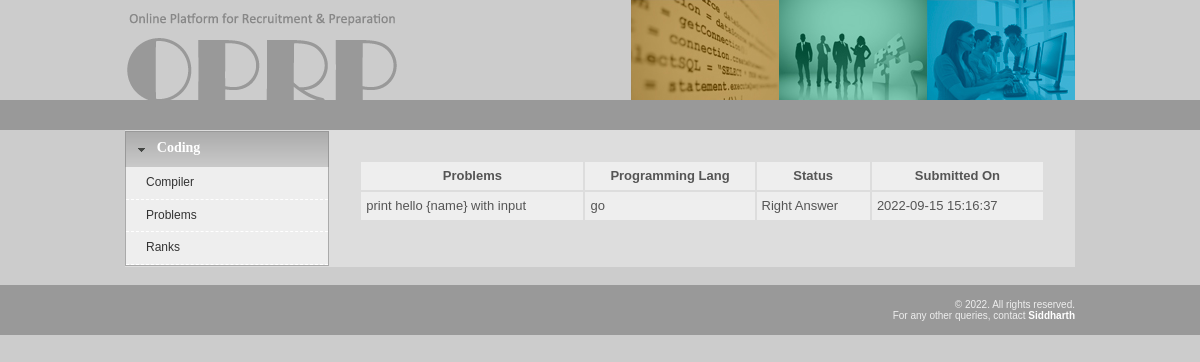
Screenshot of /oprp/online_compiler/view.php?que_value=gy2fztwy&user_id=305 with the database file from the repository.
### tables this page shows
CREATE TABLE `submission` (`submission_id`, `submission_value`, `que_value`, `submission_prog`, `submission_ext`, `submission_status`, `submission_time`, `user_id`);

CREATE TABLE `question` (`que_id`, `que_value`, `que_title`, `que_description`, `que_input`, `que_output`, `output_description`, `exec_time`, `marks`, `points`, `universal`, `contest_value`, `submitted_on`);

### oprp/_php/session.php (called while the page is built, shortened)
<?php
class Session{
	private $student = 2;
	private $recruiter = 19;
	private $rm_admin = 29;
	private $logged_in = false;
	public $access;
	private function check_login(){
		if(isset($_SESSION['user_id'])){
			$this->user_id = $_SESSION['user_id'];
			$this->access = $_SESSION['access'];
			$this->logged_in = true;
		}
		else{
			$this->logged_in = false;
		}
	}
	public function isStudent($access=""){
		if($access==""){
			if(($this->logged_in) && ($this->access % $this->student == 0))
				return true;
			else return false;
		}else{
			if($access % $this->student == 0)
				return true;
			else return false;
		}
	}
	public function isRecruiter($access=""){
		if($access==""){
			if(($this->logged_in) && ($this->access % $this->recruiter == 0))
				return true;
			else return false;
		}else{
			if($access % $this->recruiter == 0)
				return true;
			else return false;
		}
	}
	public function isRMadmin($access=""){
		if($access==""){
			if(($this->logged_in) && ($this->access % $this->rm_admin == 0))
				return true;
			else return false;
		}else{
			if($access % $this->rm_admin == 0)
				return true;
			else return false;
		}
	}
}
$session = new Session();
?>

### oprp/_php/sqlite_database.php (called while the page is built, shortened)
<?php
class SQLiteDatabase implements DatabaseInterface {
    public $pdo;
    public function open_conn() {
        try {
            $base_dir = realpath(dirname(__FILE__) . '/../../');
            $db_path = $base_dir . '/oprp.sqlite';
            $this->pdo = new PDO('sqlite:' . $db_path);
            $this->pdo->setAttribute(PDO::ATTR_ERRMODE, PDO::ERRMODE_EXCEPTION);
        } catch (PDOException $e) {
            $this->pdo = null;
            error_log('Database Connection Failed: ' . $e->getMessage());
        }
    }
    public function query($sql, $params = []) {
        try {
            $stmt = $this->pdo->prepare($sql);
            $stmt->execute($params);
            if (strncasecmp(trim($sql), 'SELECT', 6) === 0) {
                $stmt->all_rows = $stmt->fetchAll(PDO::FETCH_ASSOC);
                $stmt->current_row = 0;
            }
            return $stmt;
        } catch (PDOException $e) {
            error_log('Database Query Failed: ' . $e->getMessage());
            return false;
        }
    }
    public function fetch_array($result) {
        if ($result instanceof PDOStatement) {
            if (isset($result->all_rows)) {
                if ($result->current_row < count($result->all_rows)) {
                    return $result->all_rows[$result->current_row++];
                }
                return false;
            }
            return $result->fetch(PDO::FETCH_ASSOC);
        }
        return false;
    }
}
$db = new SQLiteDatabase();
?>

### oprp/online_compiler/_php/function.php (called while the page is built, shortened)
<?php
function getString($string, $table, $column, $value)
{
	global $db;
	$sql = "select ".$string." from ".$table." where ".$column." = '".$value."'";
	$result = $db->query($sql);
	$row = $db->fetch_array($result);
	return $row[$string];
}
function getSubmissionByUserId($query)
{
	global $db;
	$sql = "select * from submission where ".$query;
	$result = $db->query($sql);
	if($result)
		return $result;
	else
		return null;
}
function returnStatus($status)
{
	if($status == 1)
		return "Right Answer";
	else
		return "Wrong Answer";
}
?>

### oprp/online_compiler/view.php (the view, shortened to what this page needs)
<?php require_once("_php/init_compiler.php");
$link_value = null;
$que_value = null;
$user_id = 0;
if(isset($_GET['que_value']))
	$que_value = $_GET['que_value'];
if(isset($_GET['user_id']))
	$user_id = $_GET['user_id'];
?>
<!DOCTYPE html PUBLIC "-//W3C//DTD XHTML 1.0 Transitional//EN" "http://www.w3.org/TR/xhtml1/DTD/xhtml1-transitional.dtd">
<html xmlns="http://www.w3.org/1999/xhtml">
<head>
<?php include("../_include/design.php"); ?>
</head>
<body>
<?php include("../_include/header.php"); ?>
<?php include("_php/topmenu.php"); ?>
<?php include_once("_php/menu.php"); ?>
<table width="100%" cellpadding="0" cellspacing="30" border="0">
    <tr><td align="left" style="font-size:12px; line-height:18px">
	<?php
	if($link_value != null)
	{
		$row_link = getlinkdetail($link_value);
		echo "<h3>Language:</h3><pre>".$row_link['link_ext']."</pre>";
		echo "<hr />";
		echo "<h3>Program:</h3><pre>".$row_link['link_prog']."</pre>";
		echo "<hr />";
		echo "<h3>Input:</h3><pre>".$row_link['link_input']."</pre>";
		echo "<hr />";
		echo "<h3>Output</h3><pre>".$row_link['link_output']."</pre>";
		echo "<hr />";
		echo "<h3>Execution time:</h3><pre>".$row_link['exec_time']."</pre>";
		echo "<hr />";
		echo "<h3>Comment:</h3><pre>".$row_link['link_comment']."</pre>";
		echo "<hr />";
		echo "<h3>Compile Date:</h3><pre>".$row_link['compile_date']."</pre>";
	}
	else
	{
		if(($que_value != null) && ($user_id != 0))
			$result = getSubmissionByUserId("que_value = '".$que_value."' and user_id = '".$user_id."'");
		elseif($user_id != 0)
			$result = getSubmissionByUserId("user_id = '".$user_id."'");
		elseif($que_value != null)
			$result = getSubmissionByUserId("que_value = '".$que_value."'");
			?>
				<table border='0' cellpadding='5' width='100%' class='normalTxt infotbl'>
					<tr>
						<th>Problems</th>
						<th>Programming Lang</th>
						<th>Status</th>
						<th>Submitted On</th>
					</tr>
		<?php
			while($row_submission = $db->fetch_array($result))
			{
				echo "<tr>
					<td class='contentLinks'>";
				echo getString('que_title', 'question', 'que_value', $row_submission['que_value'])."</a></td><td>".$row_submission['submission_ext']."</td>";
				echo "<td>".returnStatus($row_submission['submission_status'])."</td>";
				echo "<td>".$row_submission['submission_time']."</td>";
				echo "</tr>";
			}
			echo "</table>";
	}
?>
    </td></tr>
</table>
<?php include("../_include/footer.php"); ?>
</body>
</html>

### oprp/_include/design.php (shortened to what this page needs)
<link href="<?php echo ABS_PATH; ?>_css/main.css" rel="stylesheet" type="text/css"></link>
<link href="<?php echo ABS_PATH; ?>_css/jquery-ui-1.8.5.custom.css" rel="stylesheet" type="text/css"></link>

### oprp/_include/header.php (shortened to what this page needs)
<div align="center" id="back">
<div id="header"></div>
<div id="subheader"></div>
<div id="container">
<table cellspacing="0" cellpadding="0" border="0" width="100%" align="left">
<tr height="100px" align="left" valign="middle">
<td colspan="3">
    <table cellpadding="0" cellspacing="0" border="0">
    <tr>
        <td width="506px"><a href="<?php echo ABS_PATH;?>"><img src="<?php echo ABS_PATH;?>_images/logo.png" height="90%"/></a></td>        <td width="148px"><a href="<?php echo ABS_PATH;?>online_compiler/index.php" title="Online Compiler">
        	<img src="<?php echo ABS_PATH;?>_images/top_images/c.jpg" /></a></td>
        <?php if($session->isStudent()) { ?>
        <td width="148px"><a href="<?php echo ABS_PATH;?>student/index.php" title="Recruitment">
        	<img src="<?php echo ABS_PATH;?>_images/top_images/a.jpg"/></a></td>
        <?php }else if($session->isRecruiter()) { ?>
        <td width="148px"><a href="<?php echo ABS_PATH;?>recruiter/index.php" title="Recruitment">
        	<img src="<?php echo ABS_PATH;?>_images/top_images/a.jpg"/></a></td>
        <?php }else if($session->isRMadmin()){ ?>
        <td width="148px"><a href="<?php echo ABS_PATH;?>rm_admin/index.php" title="Recruitment">
        	<img src="<?php echo ABS_PATH;?>_images/top_images/a.jpg"/></a></td>
        <?php }else { ?>
        <td width="148px"><img src="<?php echo ABS_PATH;?>_images/top_images/a.jpg"/></td>
        <?php } ?>
        <?php if($session->isStudent()) { ?>
        <td width="148px"><a href="<?php echo ABS_PATH;?>student/forum.php" title="Forum">
        	<img src="<?php echo ABS_PATH;?>_images/top_images/b.jpg" /></a></td>
        <?php }else { ?>
        <td width="148px">
        	<img src="<?php echo ABS_PATH;?>_images/top_images/b.jpg" /></a></td>
        <?php } ?>
    </tr>
    </table>
</td>
</tr>

### oprp/online_compiler/_php/topmenu.php
<tr height="30px"><td colspan="3">
<table width="100%" border="0" cellspacing="0" cellpadding="5" class="topLinks">
<tr valign="middle">
	<?php if(isset($session->user_id)) { ?>
	<td width="90%" class="topLinks"><label>Logged in as&nbsp;<strong style="color:#FFF">
		<?php if($session->isStudent()) echo Student::getFullNameByID($session->getUserID());
			  else echo Recruiter::getCompNameByID($session->getUserID()); ?>
                            </strong></label></td>
	<td width="10%" align="center">
    	<a href="../_php/logout.php">Logout</a>
    </td>
    <?php }else echo"<td>&nbsp;</td>"; ?>
</tr>
</table>
</td></tr>

### oprp/online_compiler/_php/menu.php (shortened to what this page needs)
<tr valign="top">
<td id="left-panel" width="200px" bgcolor="#dddddd" valign="top">
<?php if($session->isStudent()) { ?>
<div id="menu" style="vertical-align:top">
	<h3><a href="#section1">Preferences</a></h3>
	<div>
		<table cellpadding="8" cellspacing="0" border="0" width="100%">
			<tr><td class="menuLink"><a href="../student/index.php"><div>Announcements</div></a></td></tr>
            <tr><td class="menuLink"><a href="../student/my_recruiters.php"><div>My Recruiters</div></a></td></tr>
            <tr><td class="menuLink"><a href="../student/all_recruiters.php"><div>All Recruiters</div></a></td></tr>
		</table>
	</div>
	<h3><a href="#section2">Profile</a></h3>
	<div>
		<table cellpadding="8" cellspacing="0" border="0" width="100%">
			<tr><td class="menuLink"><a href="../student/personal.php"><div>Personal</div></a></td></tr>
			<tr><td class="menuLink"><a href="../student/academic.php"><div>Academic</div></a></td></tr>
            <tr><td class="menuLink"><a href="../student/projects.php"><div>Extra Curricular</div></a></td></tr>
		</table>
	</div>
	<h3><a href="#section3">Utilities</a></h3>
	<div>
		<table cellpadding="8" cellspacing="0" border="0" width="100%">
            <tr><td class="menuLink"><a href="../student/resume.php"><div>Download CV</div></a></td></tr>
			<tr><td class="menuLink"><a href="../student/calendar.php"><div>Calendar</div></a></td></tr>
			<tr><td class="menuLink"><a href="../student/forum.php"><div>Forum</div></a></td></tr>
		</table>
	</div>
    <h3><a href="#section4">Coding</a></h3>
	<div>
		<table cellpadding="8" cellspacing="0" border="0" width="100%">
			<tr><td class="menuLink"><a href="index.php"><div>Compiler</div></a></td></tr>
            <tr><td class="menuLink"><a href="problem.php"><div>Problems</div></a></td></tr>
            <tr><td class="menuLink"><a href="ranking.php"><div>Ranks</div></a></td></tr>
            <tr><td class="menuLink"><a href="participant_profile.php"><div>Profile</div></a></td></tr>
            <tr><td class="menuLink"><a href="shared_code.php"><div>Shared Codes</div></a></td></tr>
			<tr><td class="menuLink"><a href="contest.php"><div>Contest</div></a></td></tr>
		</table>
	</div>
    <h3><a href="#section5">Options</a></h3>
	<div>
		<table cellpadding="8" cellspacing="0" border="0" width="100%">
			<tr><td class="menuLink"><a href="../student/settings.php"><div>Settings</div></a></td></tr>
            <tr><td class="menuLink"><a href="../student/contact.php"><div>Contact</div></a></td></tr>
		</table>
	</div>
</div>
<?php }else { ?>
<div id="menu" style="vertical-align:top">
    <h3><a href="#section2">Coding</a></h3>
	<div>
		<table cellpadding="8" cellspacing="0" border="0" width="100%">
			<tr><td class="menuLink"><a href="index.php"><div>Compiler</div></a></td></tr>
            <tr><td class="menuLink"><a href="problem.php"><div>Problems</div></a></td></tr>
            <tr><td class="menuLink"><a href="ranking.php"><div>Ranks</div></a></td></tr>
		</table>
	</div>
</div>
<?php } ?>
</td>
<td id="main-content" width="730px" bgcolor="#dddddd" valign="top">

### oprp/_include/footer.php (shortened to what this page needs)
</td></tr>
<tr height="10px"><td colspan="3">&nbsp;</td></tr>
<tr height="50px"><td class="foot" colspan="3">
<div align="right">&copy; 2022. All rights reserved.<br/>For any other queries, contact
	<a href="https://www.thekosmix.com/">Siddharth</a></div>
</td></tr>
</table>
</div>
<div id="footer"></div>
</div>

### oprp/_css/main.css (style rules this page uses)
body { margin-left: 0px; margin-top: 0px; margin-right: 0px; margin-bottom: 0px; background-color: #CCC; }
#back { position:absolute; min-width:950px; width:100%; height:auto; z-index:0; }
#container { position:relative; top:0px; width:950px; height:auto; z-index:2; text-align:left; background-color:#FFF; }
#header { position: absolute; width:100%; height:100px; left:0px; top:0px; z-index:1; }
#subheader { position: absolute; width:100%; height:30px; left: 0px; top:100px; z-index:1; background-color:#999; }
.topLinks { color:#EEE; font-size:11px; text-decoration:none; }
table { max-width: 100%; }
a img { border:none; }
.normalTxt,.normalTxt td,.normalTxt th { color:#555; font-size:13px; }
.menuLink { padding-left:20px; background-color:#eee; border-bottom:#fff dashed 1px; }
.menuLink a { text-decoration:none; }
.infotbl td, .infotbl th { background-color:#eee; }
#footer { position:absolute; width:100%; height:50px; left: 0px; bottom:0px; z-index:1; background-color:#999; }
.foot { font-size:10px; color:#eee; }
.foot a { color:#fff; text-decoration:none; font-weight:bold; }

### rows the page displays
submission: que_value.que_title "print hello {name} with input", submission_ext "go", submission_status "Right Answer", submission_time "2022-09-15 15:16:37"
